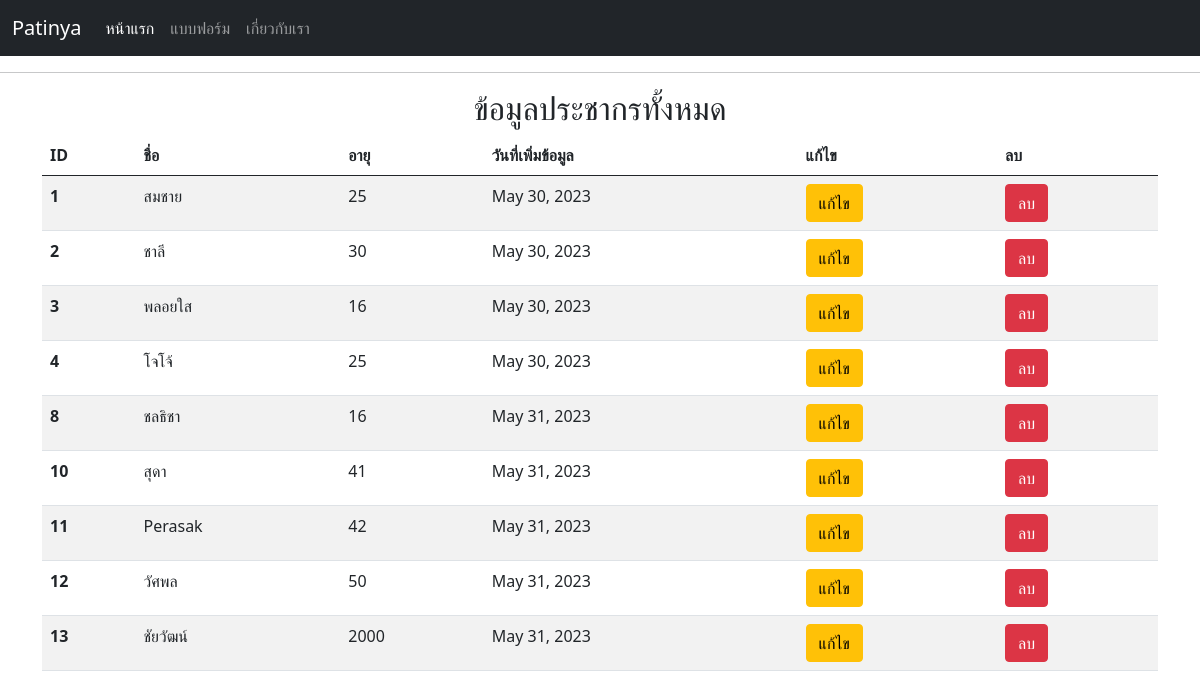
The page / on the database its author committed.
### myapp/models.py (models this page shows, shortened)
class Person(models.Model):
    name = models.CharField(max_length=100)
    age = models.IntegerField()
    date = models.DateField(auto_now_add=True)

### myapp/views.py (the view)
# urls.py: path('',views.index), #(ชื่อpath,กระบวนการทำงาน)
def index(request) :
    all_person = Person.objects.all()
    return render(request,"index.html",{"all_person":all_person})

### myapp/templates/index.html (shortened to what this page needs)
{% extends "base.html" %}
{% block content %}
    <h2 class="text-center">ข้อมูลประชากรทั้งหมด</h2>
    <table class="table table-striped">
        <thead>
          <tr>
            <th scope="col">ID</th>
            <th scope="col">ชื่อ</th>
            <th scope="col">อายุ</th>
            <th scope="col">วันที่เพิ่มข้อมูล</th>
            <th scope="col">แก้ไข</th>
            <th scope="col">ลบ</th>
          </tr>
        </thead>
        <tbody>
          {% for person in all_person %}
          <tr>
            <th scope="row">{{person.id}}</th>
            <td>{{person.name}}</td>
            <td>{{person.age}}</td>
            <td>{{person.date}}</td>
            <td > <a href='edit/{{person.id}}' class="btn btn-warning">แก้ไข</a> </td>
            <td >
              <a href='delete/{{person.id}}'
              class="btn btn-danger"
              onclick="return confirm('คุณต้องการลบ {{person.name}} หรือไม่?')">ลบ</a>
            </td>
          </tr>
          {% endfor %}
        </tbody>
      </table>
{% endblock content %}

### myapp/templates/base.html (shortened to what this page needs)
<!DOCTYPE html>
<html lang="en">
<head>
    <link href="https://cdn.jsdelivr.net/npm/bootstrap@5.0.2/dist/css/bootstrap.min.css" rel="stylesheet">
</head>
<body>
    <nav class="navbar navbar-expand-lg navbar-dark bg-dark">
        <div class="container-fluid">
          <a class="navbar-brand" href="/">Patinya</a>
          <div class="collapse navbar-collapse" id="navbarNav">
            <ul class="navbar-nav">
              <li class="nav-item">
                <a class="nav-link active" aria-current="page" href="/">หน้าแรก</a>
              </li>
              <li class="nav-item">
                <a class="nav-link" href="/form">แบบฟอร์ม</a>
              </li>
              <li class="nav-item">
                <a class="nav-link" href="/about">เกี่ยวกับเรา</a>
              </li>
            </ul>
          </div>
        </div>
    </nav>
    <hr>
    <div class="container my-2">
        {% block content %}
        {% endblock content %}
    </div>
</body>
</html>

### rows shown on the page
Person: id "1", name "สมชาย", age "25", date "May 30, 2023"
Person: id "2", name "ชาลี", age "30", date "May 30, 2023"
Person: id "3", name "พลอยใส", age "16", date "May 30, 2023"
Person: id "4", name "โจโจ้", age "25", date "May 30, 2023"
Person: id "8", name "ชลธิชา", age "16", date "May 31, 2023"
Person: id "10", name "สุดา", age "41", date "May 31, 2023"
Person: id "11", name "Perasak", age "42", date "May 31, 2023"
Person: id "12", name "วัศพล", age "50", date "May 31, 2023"
Person: id "13", name "ชัยวัฒน์", age "2000", date "May 31, 2023"
